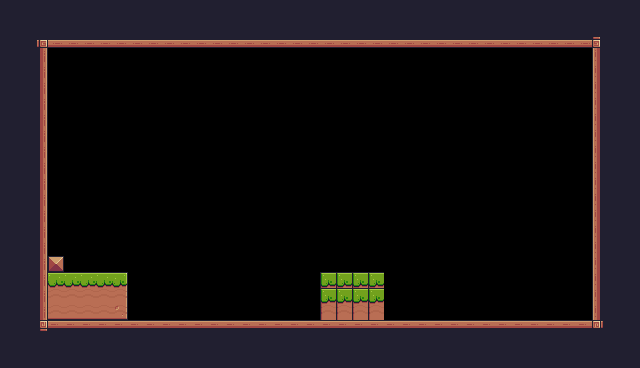

Below is a game level as drawn by its tile map, then a one-line description and the .tmx file that defines it, in full:
An orthogonal 40x23 tile map with 16x16 px tiles, 1 tile layer (Background) and 1 object (Player).

<map version="1.10" tiledversion="1.10.2" orientation="orthogonal" renderorder="right-down" width="40" height="23" tilewidth="16" tileheight="16" infinite="0" nextlayerid="3" nextobjectid="3">
 <tileset firstgid="1" source="pixel_adventure.tsx" />
 <layer id="1" name="Background" width="40" height="23">
  <data encoding="csv">
24,24,24,24,24,24,24,24,24,24,24,24,24,24,24,24,24,24,24,24,24,24,24,24,24,24,24,24,24,24,24,24,24,24,24,24,24,24,24,24,
24,24,24,24,24,24,24,24,24,24,24,24,24,24,24,24,24,24,24,24,24,24,24,24,24,24,24,24,24,24,24,24,24,24,24,24,24,24,24,24,
24,24,92,134,134,134,134,134,134,134,134,134,134,134,134,134,134,134,134,134,134,134,134,134,134,134,134,134,134,134,134,134,134,134,134,134,134,93,24,24,
24,24,113,0,0,0,0,0,0,0,0,0,0,0,0,0,0,0,0,0,0,0,0,0,0,0,0,0,0,0,0,0,0,0,0,0,0,111,24,24,
24,24,113,0,0,0,0,0,0,0,0,0,0,0,0,0,0,0,0,0,0,0,0,0,0,0,0,0,0,0,0,0,0,0,0,0,0,111,24,24,
24,24,113,0,0,0,0,0,0,0,0,0,0,0,0,0,0,0,0,0,0,0,0,0,0,0,0,0,0,0,0,0,0,0,0,0,0,111,24,24,
24,24,113,0,0,0,0,0,0,0,0,0,0,0,0,0,0,0,0,0,0,0,0,0,0,0,0,0,0,0,0,0,0,0,0,0,0,111,24,24,
24,24,113,0,0,0,0,0,0,0,0,0,0,0,0,0,0,0,0,0,0,0,0,0,0,0,0,0,0,0,0,0,0,0,0,0,0,111,24,24,
24,24,113,0,0,0,0,0,0,0,0,0,0,0,0,0,0,0,0,0,0,0,0,0,0,0,0,0,0,0,0,0,0,0,0,0,0,111,24,24,
24,112,113,0,0,0,0,0,0,0,0,0,0,0,0,0,0,0,0,0,0,0,0,0,0,0,0,0,0,0,0,0,0,0,0,0,0,111,24,24,
24,112,113,0,0,0,0,0,0,0,0,0,0,0,0,0,0,0,0,0,0,0,0,0,0,0,0,0,0,0,0,0,0,0,0,0,0,111,24,24,
24,112,113,0,0,0,0,0,0,0,0,0,0,0,0,0,0,0,0,0,0,0,0,0,0,0,0,0,0,0,0,0,0,0,0,0,0,111,24,24,
24,24,113,0,0,0,0,0,0,0,0,0,0,0,0,0,0,0,0,0,0,0,0,0,0,0,0,0,0,0,0,0,0,0,0,0,0,111,24,24,
24,24,113,0,0,0,0,0,0,0,0,0,0,0,0,0,0,0,0,0,0,0,0,0,0,0,0,0,0,0,0,0,0,0,0,0,0,111,24,24,
24,24,113,0,0,0,0,0,0,0,0,0,0,0,0,0,0,0,0,0,0,0,0,0,0,0,0,0,0,0,0,0,0,0,0,0,0,111,24,24,
24,24,113,0,0,0,0,0,0,0,0,0,0,0,0,0,0,0,0,0,0,0,0,0,0,0,0,0,0,0,0,0,0,0,0,0,0,111,24,24,
24,24,113,35,0,0,0,0,0,0,0,0,0,0,0,0,0,0,0,0,0,0,0,0,0,0,0,0,0,0,0,0,0,0,0,0,0,111,112,24,
24,24,113,8,8,8,8,9,0,0,0,0,0,0,0,0,0,0,0,0,7,7,7,7,0,0,0,0,0,0,0,0,0,0,0,0,0,111,112,24,
24,24,113,30,30,30,30,31,0,0,0,0,0,0,0,0,0,0,0,0,7,7,7,7,0,0,0,0,0,0,0,0,0,0,0,0,0,111,24,24,
24,24,113,52,52,52,52,53,0,0,0,0,0,0,0,0,0,0,0,0,29,29,29,29,0,0,0,0,0,0,0,0,0,0,0,0,0,111,24,24,
24,24,114,90,90,90,90,90,90,90,90,90,90,90,90,90,90,90,90,90,90,90,90,90,90,90,90,90,90,90,90,90,90,90,90,90,90,115,24,24,
24,24,24,24,24,24,24,24,24,24,24,24,24,24,24,24,24,24,24,24,24,24,24,24,24,24,24,24,24,24,24,24,24,24,24,24,24,24,24,24,
24,24,24,24,24,24,24,24,24,24,24,24,24,24,24,24,24,24,24,24,24,24,24,24,24,24,24,24,24,24,24,24,24,24,24,24,24,24,24,24
</data>
 </layer>
 <objectgroup id="2" name="Spawnpoints">
  <object id="1" name="Player" type="Player" x="94.3719" y="237.331" width="32" height="32" />
 </objectgroup>
</map>
